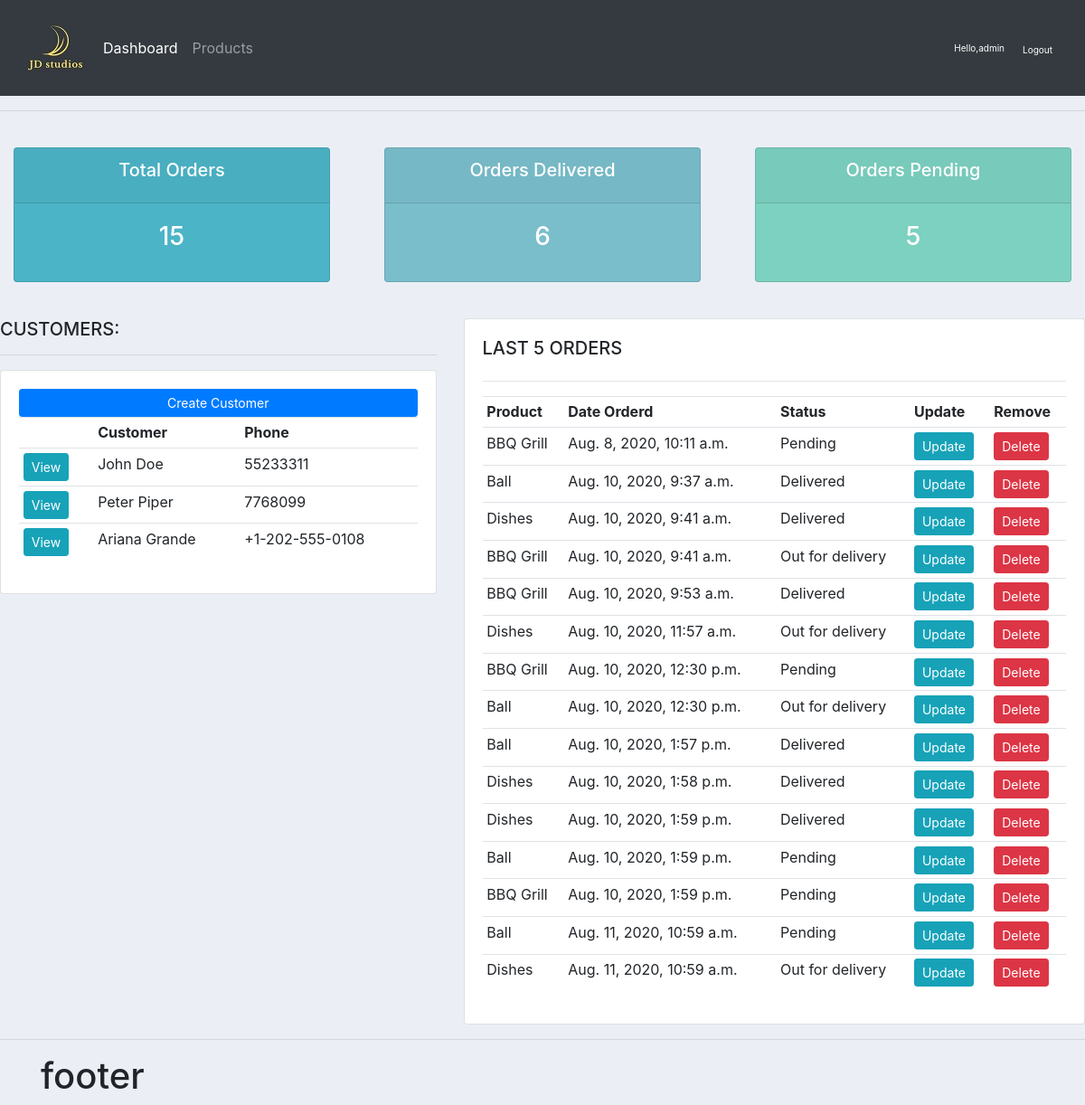
The app's page / (signed in) with its own data.
### accounts/models.py (models this page shows, shortened)
class Customer(models.Model):
	name = models.CharField(max_length=200, null=True)
	phone = models.CharField(max_length=20, null=True)
	email = models.CharField(max_length=200, null=True)
	date_created = models.DateTimeField(auto_now_add=True, null=True)

class Order(models.Model):
	STATUS = (
			 ('Pending', 'Pending'),
			 ('Out for delivery', 'Out for delivery'),
			 ('Delivered', 'Delivered'),
		)
	customer = models.ForeignKey(Customer, null=True, on_delete=models.SET_NULL)
	product  = models.ForeignKey(Product, null=True, on_delete=models.SET_NULL)
	date_created = models.DateTimeField(auto_now_add=True, null=True)
	status = models.CharField(max_length=200, null=True, choices=STATUS)
	note = models.CharField(max_length=1000, null=True)

class Product(models.Model):
	CATEGORY = (
				('Indoor', 'Indoor'),
				('Out door', 'Out door'),
				)
	name =  models.CharField(max_length=200, null=True)
	price = models.FloatField(null=True)
	category = models.CharField(max_length=200, null=True, choices=CATEGORY)
	description = models.CharField(max_length=200, null=True)
	date_created = models.DateTimeField(auto_now_add=True, null=True)
	tag = models.ManyToManyField(Tag)
	def __str__(self):
		return self.name

### accounts/decorators.py (the view)
		def wrapper_func(request, *args, **kargs):
			group = None
			if request.user.groups.exists():
				group = request.user.groups.all()[0].name
			if group in allowed_roles:
				return view_func(request, *args, **kargs)
			else:
				return HttpResponse(' You are not authorized to visit this page (403)')

### accounts/views.py (called while the page is built)
@login_required(login_url='loginpage')
@allowed_users(allowed_roles=['admin'])
def home(request):
	order = Order.objects.all()
	customer = Customer.objects.all()
	total_customer =  Customer.objects.count()
	total_order = Order.objects.count()
	delivered = order.filter(status='Delivered').count()
	pending = order.filter(status='Pending').count()
	context = { 'orders':order , 'customers':customer,'total_customer' : total_customer,'total_order' : total_order, 'delivered' : delivered, 'pending' : pending}
	return render(request, 'accounts/dashboard.html', context)

### accounts/templates/accounts/dashboard.html (shortened to what this page needs)
{%  extends 'accounts/main.html' %}
{% block content %}
{%  include 'accounts/status.html' %}
<br>
<div class="row">
	<div class="col-md-5">
		<h5>CUSTOMERS:</h5>
		<hr>
		<div class="card card-body">
			<a class="btn btn-primary  btn-sm btn-block" href="{% url 'create_customer' %}">Create Customer</a>
			<table class="table table-sm">
				<tr>
					<th></th>
					<th>Customer</th>
					<th>Phone</th>
				</tr>
					{% for customer in customers %}
						<tr>
							<td><a class="btn btn-sm btn-info" href="{% url 'customer' customer.id %}">View</a></td>
							<td>{{ customer.name}}</td>
							<td>{{ customer.phone }}</td>
						</tr>
					{% endfor %}
			</table>
		</div>
	</div>
	<div class="col-md-7">
		<div class="card card-body">
		<h5>LAST 5 ORDERS</h5>
		<hr>
			<table class="table table-sm">
				<tr>
					<th>Product</th>
					<th>Date Orderd</th>
					<th>Status</th>
					<th>Update</th>
					<th>Remove</th>
				</tr>
					{% for order in orders %}
						<tr>
							<td>{{ order.product }}</td>
							<td>{{ order.date_created }}</td>
							<td>{{ order.status }}</td>
							<td><a class="btn btn-sm btn-info" href="{% url 'update_order' order.id %}">Update</a></td>
							<td><a class="btn btn-sm btn-danger"  href="{% url 'delete_order' order.id %}">Delete</a></td>
						</tr>
					{% endfor %}
			</table>
			</div>
		</div>
	</div>
{% endblock %}

### accounts/templates/accounts/navbar.html (shortened to what this page needs)
{% load static %}
<nav class="navbar navbar-expand-lg navbar-dark bg-dark">
  <img src="{% static '/images/logo.jpg' %}">
  <div class="collapse navbar-collapse" id="navbarNav">
    <ul class="navbar-nav">
      <li class="nav-item active">
        <a class="nav-link" href="{% url 'home' %}">Dashboard</a>
      </li>
      <li class="nav-item">
        <a class="nav-link" href="{% url 'product' %}">Products</a>
      </li>
    </ul>
  </div>
  <span class='hello_msg'>Hello,{{request.user}}</span>
  <span><a class='hello_msg' href="{% url 'logout' %}">Logout</a></span>
</nav>

### static/css/main.css (style rules this page uses)
body { background-color: #ebeff5; }

### accounts/templates/accounts/navbar.html (style rules this page uses)
.hello_msg { font-size: 10px; color:#fff; margin-right: 20px; }

### records on screen
Customer: name "John Doe", phone "55233311"
Customer: name "Peter Piper", phone "7768099"
Customer: name "Ariana Grande", phone "+1-202-555-0108"
Order: product "BBQ Grill", date_created "Aug. 8, 2020, 10:11 a.m.", status "Pending"
Order: product "Ball", date_created "Aug. 10, 2020, 9:37 a.m.", status "Delivered"
Order: product "Dishes", date_created "Aug. 10, 2020, 9:41 a.m.", status "Delivered"
Order: product "BBQ Grill", date_created "Aug. 10, 2020, 9:41 a.m.", status "Out for delivery"
Order: product "BBQ Grill", date_created "Aug. 10, 2020, 9:53 a.m.", status "Delivered"
Order: product "Dishes", date_created "Aug. 10, 2020, 11:57 a.m.", status "Out for delivery"
Order: product "BBQ Grill", date_created "Aug. 10, 2020, 12:30 p.m.", status "Pending"
Order: product "Ball", date_created "Aug. 10, 2020, 12:30 p.m.", status "Out for delivery"
Order: product "Ball", date_created "Aug. 10, 2020, 1:57 p.m.", status "Delivered"
Order: product "Dishes", date_created "Aug. 10, 2020, 1:58 p.m.", status "Delivered"
Order: product "Dishes", date_created "Aug. 10, 2020, 1:59 p.m.", status "Delivered"
Order: product "Ball", date_created "Aug. 10, 2020, 1:59 p.m.", status "Pending"
Order: product "BBQ Grill", date_created "Aug. 10, 2020, 1:59 p.m.", status "Pending"
Order: product "Ball", date_created "Aug. 11, 2020, 10:59 a.m.", status "Pending"
Order: product "Dishes", date_created "Aug. 11, 2020, 10:59 a.m.", status "Out for delivery"

### other values on screen
{{ request.user }} "admin"
{{ total_order }} "15"
{{ delivered }} "6"
{{ pending }} "5"
